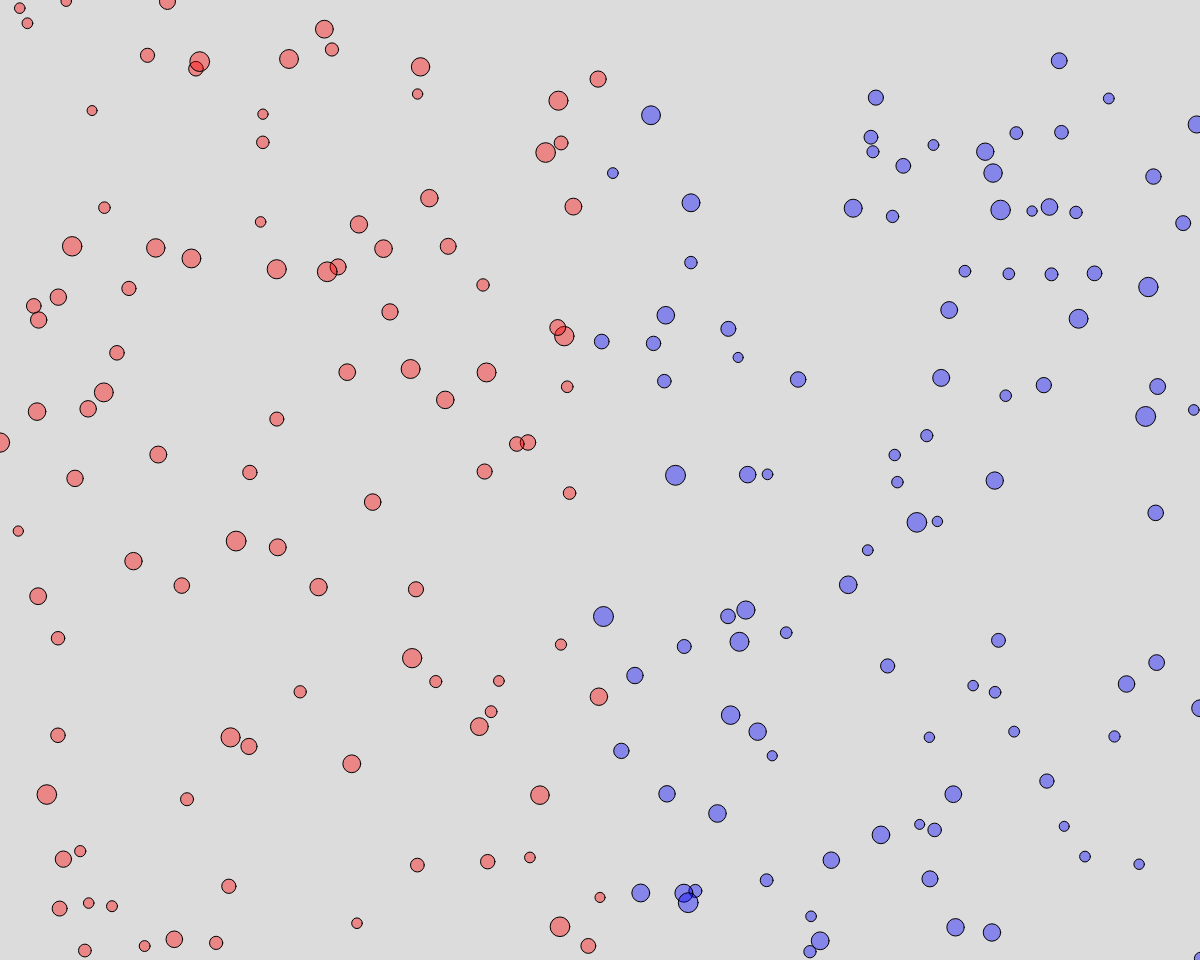
Frame 1 (no input)
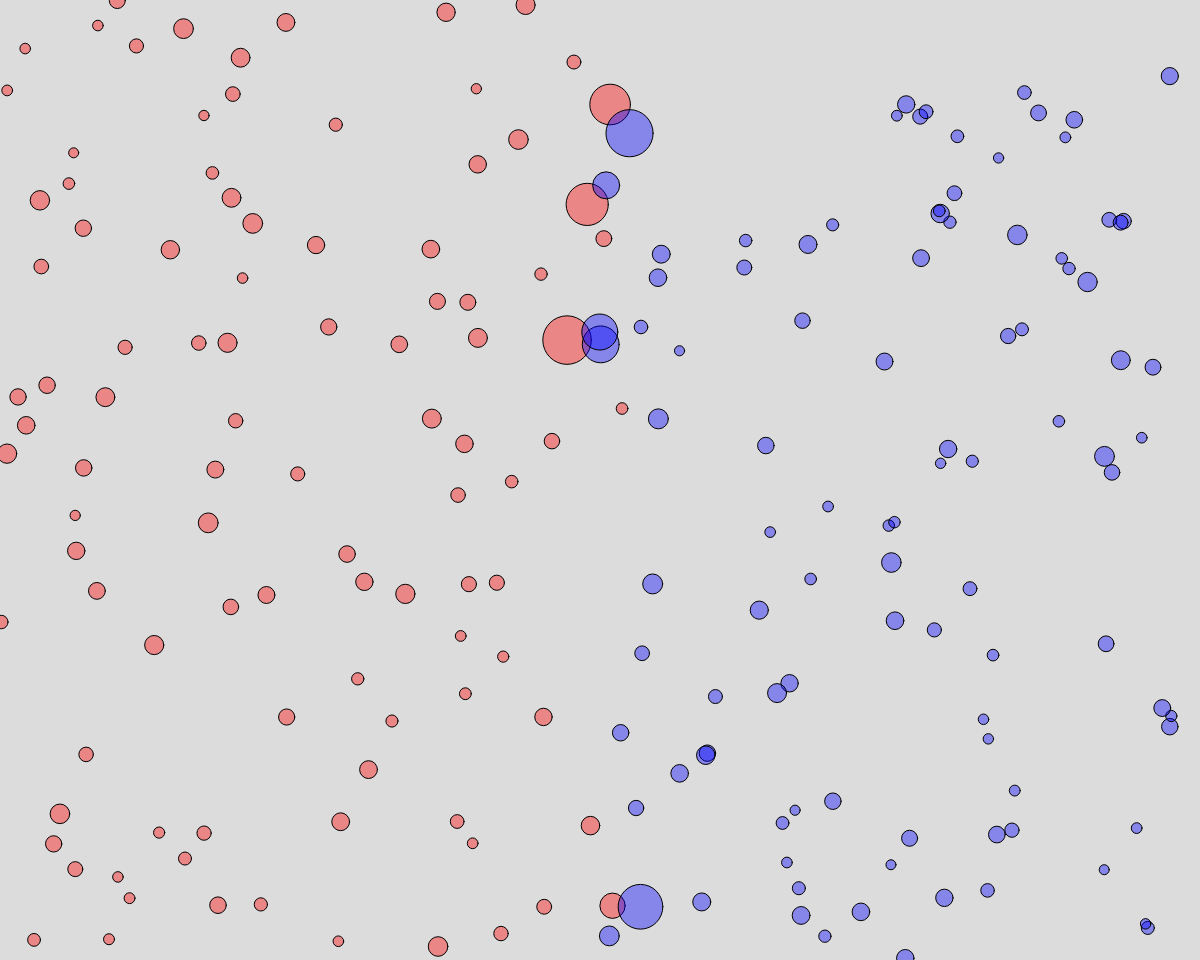
Frame 60 (no input)
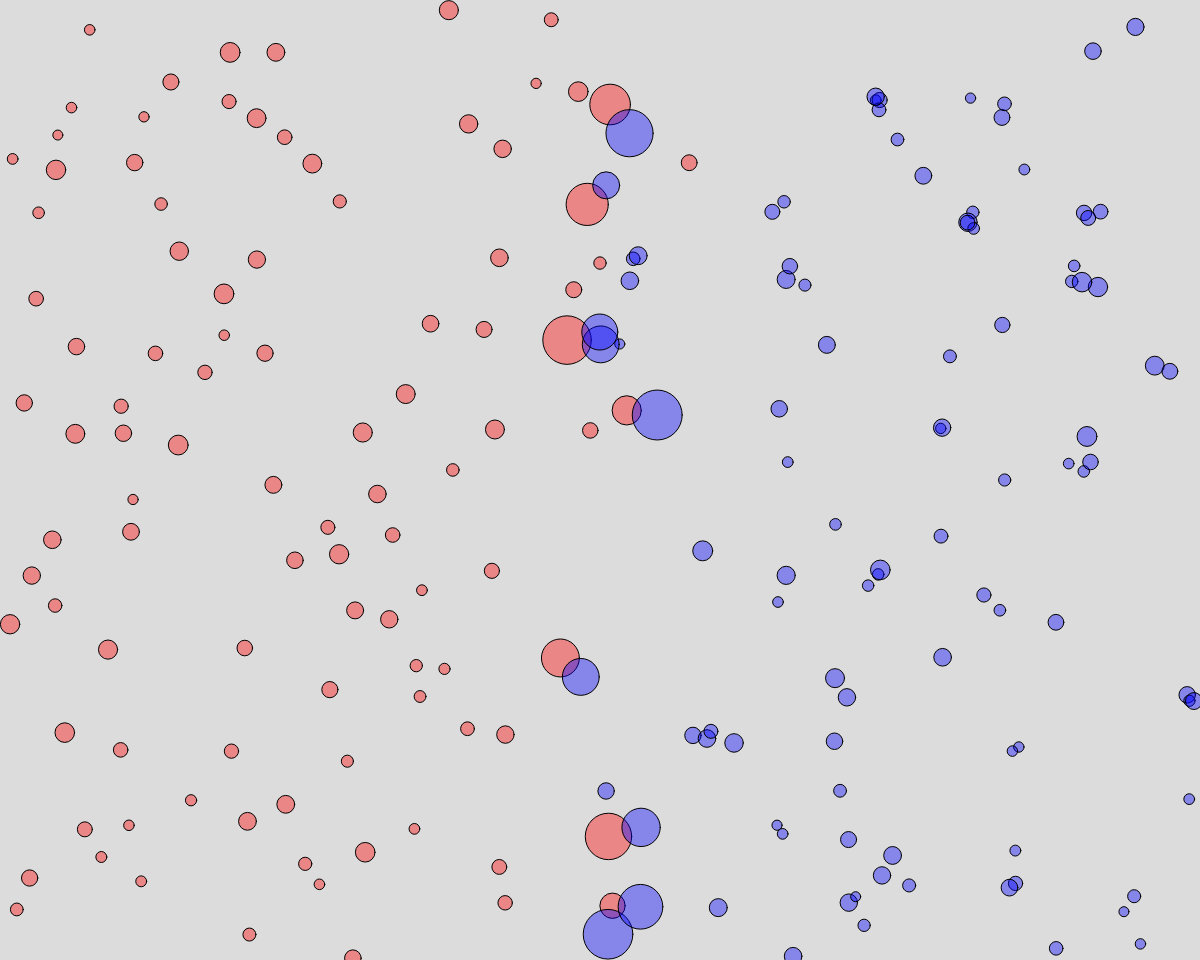
Frame 120 (the mouse pressed at the canvas centre since frame 60)

The p5.js sketch that drew these frames (run headless with seeded random() and noise() and a simulated clock; from frame 60 on, the mouse is pressed at the canvas centre):

// p5.js sketch
// ── sketch.js
let crowdA = [];
let crowdB = [];
let numFiguresA = 100;
let numFiguresB = 100;

function setup() {
    createCanvas(windowWidth, windowHeight - 40);
    initCrowds();
}

function draw() {
    background(220);
    handleCrowd(crowdA, crowdB, [255, 0, 0]);
    handleCrowd(crowdB, crowdA, [0, 0, 255]);
}

function handleCrowd(crowd, otherCrowd, color) {
    for (let figure of crowd) {
        figure.behave(crowd);
        figure.collide(otherCrowd);
        figure.update();
        figure.display(color);
    }
}

function initCrowds() {
    crowdA = [];
    crowdB = [];
    for (let i = 0; i < numFiguresA; i++) {
        crowdA.push(new StickFigure(random(width / 2), random(height), 0.02));
    }
    for (let i = 0; i < numFiguresB; i++) {
        crowdB.push(new StickFigure(random(width / 2, width), random(height), -0.02));
    }
}

function updateFigures() {
    numFiguresA = int(document.getElementById('crowdANum').value);
    numFiguresB = int(document.getElementById('crowdBNum').value);
    initCrowds();
}

class StickFigure {
    constructor(x, y, aggressionModifier) {
        this.pos = createVector(x, y);
        this.vel = p5.Vector.random2D();
        this.size = random(10, 20);
        this.aggression = random(0.5, 1);
        this.aggressionModifier = aggressionModifier;
        this.isDestroyed = false;
    }

    behave(others) {
        others.forEach(other => {
            let d = p5.Vector.dist(this.pos, other.pos);
            if (d < this.size * 2 && other !== this) {
                let repulse = p5.Vector.sub(this.pos, other.pos);
                repulse.setMag(this.aggression * 0.1);
                this.vel.add(repulse);
            }
        });
        this.aggression += this.aggressionModifier;
    }

    collide(others) {
        others.forEach(other => {
            let d = p5.Vector.dist(this.pos, other.pos);
            if (d < this.size + other.size) {
                this.isDestroyed = true;
                other.isDestroyed = true;
                this.vel.mult(-0.5); // Simulate impact
                other.vel.mult(-0.5);
            }
        });
    }

    update() {
        if (!this.isDestroyed) {
            this.pos.add(this.vel);
            this.edges();
        }
    }

    display(color) {
        if (this.isDestroyed) {
            fill(...color, 100);
            ellipse(this.pos.x, this.pos.y, this.size * 2.5); // Explosion effect
        } else {
            fill(...color, 100);
            ellipse(this.pos.x, this.pos.y, this.size);
        }
    }

    edges() {
        if (this.pos.x < 0 || this.pos.x > width) this.vel.x *= -1;
        if (this.pos.y < 0 || this.pos.y > height) this.vel.y *= -1;
    }
}


// ── style.css
body, html {
    margin: 0;
    height: 100%;
    overflow: hidden;
    display: flex;
    justify-content: center;
    align-items: center;
    background: #eee;
}
canvas {
    border: 1px solid black;
    margin-top: 40px; /* Adjust as needed */
}
#controls {
    position: absolute;
    top: 10px;
    left: 10px;
    background: #fff;
    padding: 10px;
    border-radius: 5px;
}
